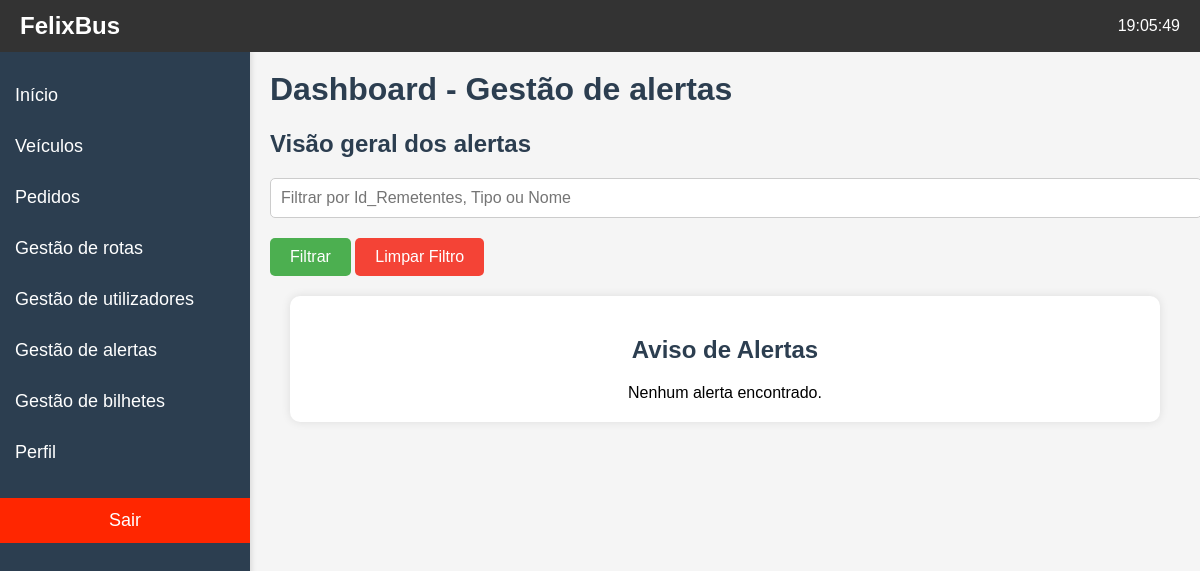
The app's page /paginas/gestao_alertas.php (signed in), older data.
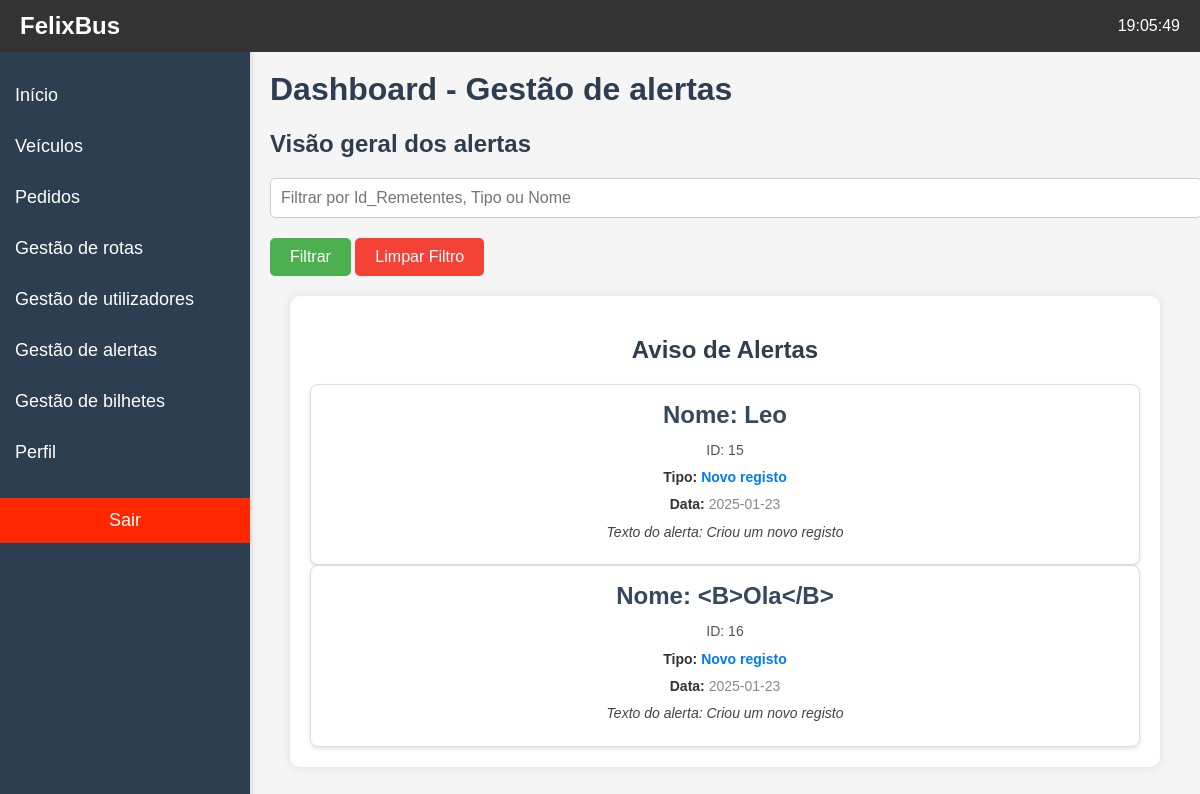
The same page, newer data.
### tables this page shows
CREATE TABLE IF NOT EXISTS `alertas` (
  `id_alerta` int(11) NOT NULL AUTO_INCREMENT,
  `texto_alerta` varchar(200) NOT NULL,
  `data_emissao` date NOT NULL,
  `id_remetentes` int(11) NOT NULL,
  `tipo` varchar(100) DEFAULT NULL,
  PRIMARY KEY (`id_alerta`),
  KEY `fk_alertas` (`id_remetentes`)
);

CREATE TABLE IF NOT EXISTS `users` (
  `Id_User` int(11) NOT NULL AUTO_INCREMENT,
  `Nome` varchar(30) NOT NULL,
  `Email` varchar(64) NOT NULL,
  `Password` varchar(64) NOT NULL,
  `Autenticacao` varchar(45) NOT NULL DEFAULT 'Pendente',
  `TipoUser` int(11) NOT NULL DEFAULT 1,
  `Estado` varchar(15) NOT NULL DEFAULT 'Offline',
  `Saldo` double NOT NULL DEFAULT 0,
  PRIMARY KEY (`Id_User`)
);

### paginas/gestao_alertas.php (the view, shortened to what this page needs)
<?php
include("../paginas/menu_layout.php");
function gestaoAlertas($filtro = '')
{
    global $conn;
    $sql = "SELECT alertas.*, users.nome, users.Id_User, alertas.texto_alerta, alertas.data_emissao
            FROM alertas
            INNER JOIN users ON alertas.id_remetentes = users.Id_User";
    $result = mysqli_query($conn, $sql);
    return $result;
}
if (isset($_POST['reset']) && $_POST['reset'] == 'true') {
    $filtro = '';
} else {
    $filtro = isset($_POST['filtro']) ? $_POST['filtro'] : '';
}
?>
<!DOCTYPE html>
<html lang="pt-pt">
<body>
    <div class="content-Alertas">
        <h1>Dashboard - Gestão de alertas</h1>
        <h2>Visão geral dos alertas</h2>
        <form method="POST" action="">
            <input class="filtro" type="text" name="filtro" value="<?php echo htmlspecialchars($filtro); ?>" placeholder="Filtrar por Id_Remetentes, Tipo ou Nome">
            <button type="submit" class="filtrar-btn">Filtrar</button>
            <button type="submit" name="reset" value="true" class="limpar-btn">Limpar Filtro</button>
        </form>
        <div class="card">
            <h2>Aviso de Alertas</h2>
            <?php
            $alertas = gestaoAlertas($filtro);
            if (mysqli_num_rows($alertas) > 0) {
                echo "<div class='resultado-card'>";
                while ($alerta = mysqli_fetch_assoc($alertas)) {
                    echo '
                        <div class="alertas-card">
                            <h3 class="alerta-nome">Nome: ' . $alerta['nome'] . '</h3>
                            <p>ID: ' . $alerta['Id_User'] . '</p>
                            <p class="tipo"><strong>Tipo: </strong>' . $alerta['tipo'] . '</p>
                            <p class="data"><strong>Data: </strong>' . $alerta['data_emissao'] . '</p>
                            <p class="alerta-texto">Texto do alerta: ' . $alerta['texto_alerta'] . '</p>
                        </div>
                ';
                }
                echo "</div>";
            } else {
                echo "Nenhum alerta encontrado.";
            }
            ?>
        </div>
    </div>
</body>
</html>

Row changes from the older to the newer data that the page shows:
added alertas: users.Nome "Leo", users.Id_User "15", tipo "Novo registo", data_emissao "2025-01-23", texto_alerta "Criou um novo registo"
added alertas: users.Nome "<b>Ola</B>", users.Id_User "16", tipo "Novo registo", data_emissao "2025-01-23", texto_alerta "Criou um novo registo"
Text that changed along with them:
text no longer shown: "Nenhum alerta encontrado."
